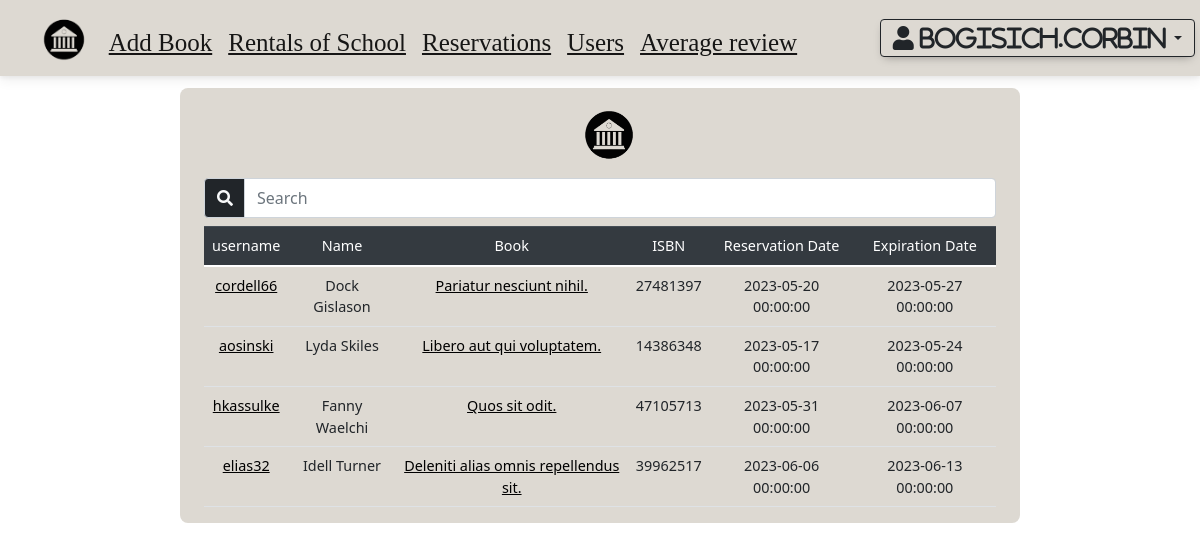
The app's page /school_library/operator/reservations_of_school.php (signed in) with its own data.
### tables this page shows
create table user
(
    username     varchar(255)                                                       not null
        primary key,
    password     varchar(255)                                                       not null,
    first_name   char(255)                                                          not null,
    last_name    char(255)                                                          not null,
    birth_date   date                                                               null,
    address      varchar(255)                                                       not null,
    email        varchar(255)                                                       not null,
    status       enum ('student', 'teacher', 'operator', 'admin', 'user')           not null,
    phone_number char(255)                                                          not null,
    school_id    int                                                                null,
    activity     enum ('activated', 'deactivated', 'submitted') default 'submitted' not null,
    constraint user_pk
        unique (username),
    constraint user_school_unit_school_id_fk
        foreign key (school_id) references school_unit (school_id)
)
    collate = utf8mb4_unicode_ci;

### school_library/operator/reservations_of_school.php (the view, shortened to what this page needs)
<!DOCTYPE html>
<html lang="en">
<head>
    <link rel="stylesheet" href="https://cdn.jsdelivr.net/npm/bootstrap@4.3.1/dist/css/bootstrap.min.css"
>
    <link
        href="https://cdnjs.cloudflare.com/ajax/libs/mdb-ui-kit/6.3.1/mdb.min.css"
        rel="stylesheet"
    />
    <?php
    $conn = getDb();
    $school_id = $_SESSION['id'];
    if (isset($_GET['search'])) {
        $search = $_GET['search'];
        $search='%'.$search.'%';
        $result = $conn->query("SELECT distinct concat(u.first_name,' ',u.last_name) as name, r.ISBN ,b.title, r.reservation_date,r.expiration_date ,u.username
FROM reservation r
inner join book b on r.ISBN = b.ISBN
inner join inventory i on b.ISBN = i.ISBN
inner join user u on r.username = u.username
where concat(u.first_name,' ',u.last_name) like '$search' and i.school_id=$school_id ;");
    } else {
        $result = $conn->query("SELECT distinct concat(u.first_name,' ',u.last_name) as name, r.ISBN ,b.title, r.reservation_date,r.expiration_date ,u.username
FROM reservation r
inner join book b on r.ISBN = b.ISBN
inner join inventory i on b.ISBN = i.ISBN
inner join user u on r.username = u.username
where i.school_id=6;");
    }
    ?>
</head>
<body>
<?php include('navbar.php') ?>
<div class="container" id="background">
    <div class="container" id="top_bar">
        <img
            src="../library-PhotoRoom.png-PhotoRoom.png"
            vspace="15"
            width="60"
            style="margin-left: 47.4%"
        >
        <form id="serach" action="reservations_of_school.php?search=" autocomplete="off">
            <div class="row" style="margin-bottom: 1%">
                <div class="col-12">
                    <div class="input-group">
                        <div class="input-group-prepend">
                            <span class="input-group-text bg-dark" style="height: 2.5rem"><i
                                    class="fas fa-search text-light"></i>
                            </span>
                        </div>
                        <input type="text" class="form-control" id="search" placeholder="Search" name="search"
                               style="height: 2.5rem" value="<?php if (isset($_GET['search'])) echo $_GET['search'] ?>">
                    </div>
                </div>
            </div>
        </form>
    </div>
    <div class="container" id="top_bar">
        <div class="row">
            <div class="centered-table">
                <?php if (mysqli_num_rows($result) == 0) { ?>
                    <div>
                        <h2>You Haven't Rented any Books</h2>
                    </div>
                <?php } else {
                    ?>
                    <table class="table table1" style="margin-top: 0%">
                        <thead class="thead-dark">
                        <tr>
                            <th scope="col">username</th>
                            <th scope="col">Name</th>
                            <th scope="col">Book</th>
                            <th scope="col">ISBN</th>
                            <th scope="col">Reservation Date</th>
                            <th scope="col">Expiration Date</th>
                        </tr>
                        </thead>
                        <tbody>
                        <?php while ($rental = mysqli_fetch_assoc($result)) { ?>
                            <tr>
                                <td><a style="color: black;"
                                       href="user.php?user=<?= $rental['username'] ?>"><?php echo $rental['username'] ?></a>
                                </td>
                                <td><?php echo $rental['name']; ?></td>
                                <td><a style="color: black;"
                                       href="../book.php?ISBN=<?= $rental['ISBN'] ?>"><?php echo $rental['title'] ?></a>
                                </td>
                                <td><?php echo $rental['ISBN']; ?></td>
                                <td><?php echo $rental['reservation_date']; ?></td>
                                <td><?php echo $rental['expiration_date']; ?></td>
                            </tr>
                        <?php } ?>
                        </tbody>
                    </table>
                <?php } ?>
            </div>
        </div>
    </div>
</div>
</body>
</html>

### school_library/css/custom.css (style rules this page uses)
:root { --border:5px solid black; }
.table1 { width: 100%; }
.container { width: 70%; height: 80%; justify-content: center; align-items: center; }
#top_bar.container { width: 100%; height: 100%; justify-content: center; align-items: center; }
.centered-table { text-align: center; }
#background.container { width: 70%; height: 85%; border-radius: 0.5rem; background-color: #DDD9D2; margin-top: 1%; margin-bottom: 1%; }
::placeholder { opacity: 0.5; }

### records on screen
user: username "cordell66", name "Dock Gislason", title "Pariatur nesciunt nihil.", ISBN "27481397", reservation_date "2023-05-20 00:00:00", expiration_date "2023-05-27 00:00:00"
user: username "aosinski", name "Lyda Skiles", title "Libero aut qui voluptatem.", ISBN "14386348", reservation_date "2023-05-17 00:00:00", expiration_date "2023-05-24 00:00:00"
user: username "hkassulke", name "Fanny Waelchi", title "Quos sit odit.", ISBN "47105713", reservation_date "2023-05-31 00:00:00", expiration_date "2023-06-07 00:00:00"
user: username "elias32", name "Idell Turner", title "Deleniti alias omnis repellendus sit.", ISBN "39962517", reservation_date "2023-06-06 00:00:00", expiration_date "2023-06-13 00:00:00"

### other values on screen
$_SESSION['username'] "BOGISICH.CORBIN"
